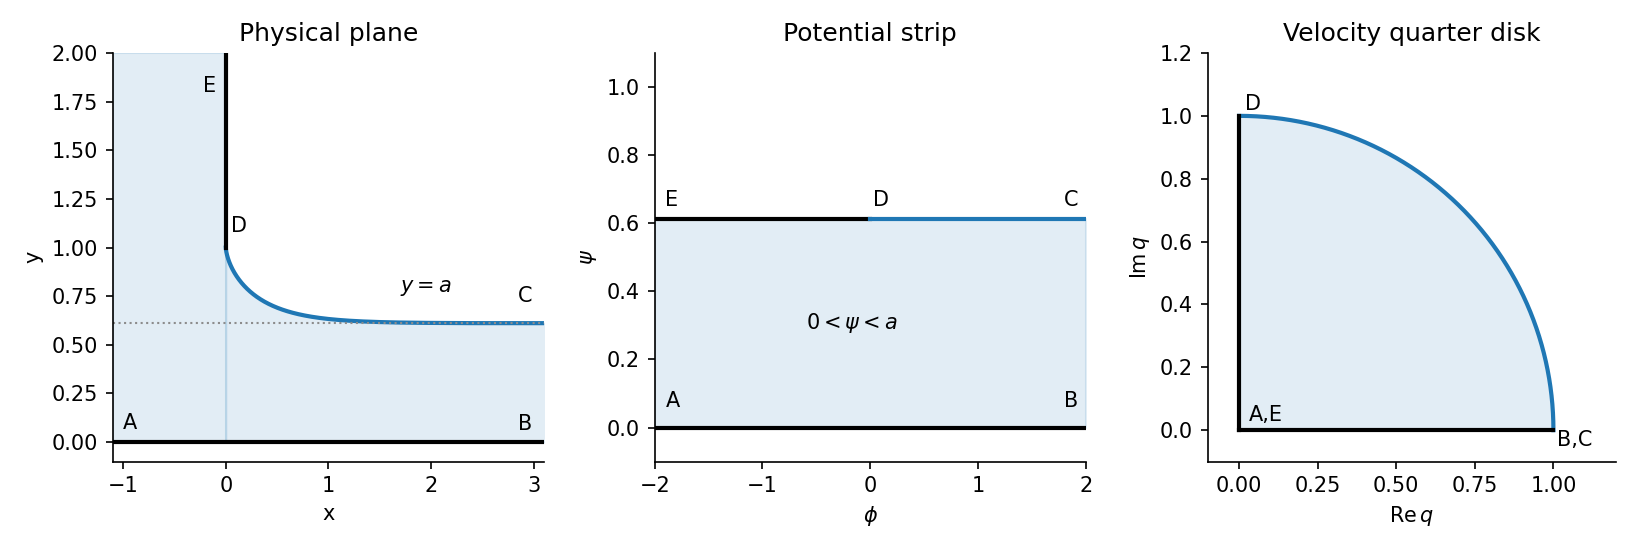

The Python source for this figure:
"""Python 3.14; NumPy and Matplotlib in ../pyproject.toml. PNG output in CWD."""
import numpy as np
import matplotlib
matplotlib.use("Agg")
import matplotlib.pyplot as plt
a=np.pi/(np.pi+2)
theta=np.linspace(-np.pi/2,-.00001,1000)
x=-2*a/np.pi*(np.log(np.abs(np.tan(theta/2)))+np.cos(theta))
y=1-2*a/np.pi*(1+np.sin(theta))
fig,axs=plt.subplots(1,3,figsize=(11,3.7),facecolor="white")
ax=axs[0]
ax.fill_between(x,0,y,color="C0",alpha=.13)
ax.fill_between([-1.1,0],[0,0],[2,2],color="C0",alpha=.13)
ax.plot(x,y,color="C0",lw=2)
ax.plot([-1.1,3.1],[0,0],color="black",lw=2)
ax.plot([0,0],[1,2],color="black",lw=2)
ax.axhline(a,color=".55",ls=":",lw=1)
ax.text(1.7,a+.16,r"$y=a$")
ax.text(.05,1.08,"D");ax.text(-.22,1.8,"E");ax.text(-1,.07,"A");ax.text(2.85,.06,"B");ax.text(2.85,a+.11,"C")
ax.set(xlim=(-1.1,3.1),ylim=(-.1,2),xlabel="x",ylabel="y",title="Physical plane")
ax=axs[1]
ax.fill_between([-2,2],0,a,color="C0",alpha=.13)
ax.plot([-2,2],[0,0],color="black",lw=2)
ax.plot([-2,0],[a,a],color="black",lw=2)
ax.plot([0,2],[a,a],color="C0",lw=2)
ax.text(.03,a+.04,"D");ax.text(-1.9,.06,"A");ax.text(-1.9,a+.04,"E");ax.text(1.8,.06,"B");ax.text(1.8,a+.04,"C")
ax.text(-.6,.29,r"$0<\psi<a$")
ax.set(xlim=(-2,2),ylim=(-.1,1.1),xlabel=r"$\phi$",ylabel=r"$\psi$",title="Potential strip")
ax=axs[2]
t=np.linspace(0,np.pi/2,400)
ax.fill(np.r_[0,np.cos(t),0],np.r_[0,np.sin(t),0],color="C0",alpha=.13)
ax.plot(np.cos(t),np.sin(t),color="C0",lw=2)
ax.plot([0,1],[0,0],color="black",lw=2);ax.plot([0,0],[0,1],color="black",lw=2)
ax.text(.03,.03,"A,E");ax.text(1.01,-.05,"B,C");ax.text(.02,1.02,"D")
ax.set(xlim=(-.1,1.2),ylim=(-.1,1.2),xlabel=r"$\mathrm{Re}\,q$",ylabel=r"$\mathrm{Im}\,q$",title="Velocity quarter disk")
ax.set_aspect("equal")
for ax in axs:ax.spines[["top","right"]].set_visible(False)
fig.tight_layout();fig.savefig("2009-draining-flow.png",dpi=150,facecolor="white")
